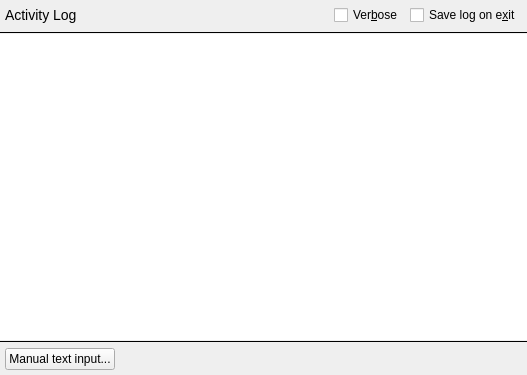
<?xml version="1.0" encoding="UTF-8"?>
<ui version="4.0">
 <class>LogsBase</class>
 <widget class="QWidget" name="LogsBase">
  <property name="geometry">
   <rect>
    <x>0</x>
    <y>0</y>
    <width>527</width>
    <height>375</height>
   </rect>
  </property>
  <layout class="QGridLayout">
   <property name="margin">
    <number>0</number>
   </property>
   <property name="spacing">
    <number>0</number>
   </property>
   <item row="0" column="0">
    <layout class="QGridLayout">
     <property name="margin">
      <number>5</number>
     </property>
     <item row="0" column="1">
      <spacer name="spacer14_2">
       <property name="orientation">
        <enum>Qt::Horizontal</enum>
       </property>
       <property name="sizeType">
        <enum>QSizePolicy::Expanding</enum>
       </property>
       <property name="sizeHint" stdset="0">
        <size>
         <width>66</width>
         <height>21</height>
        </size>
       </property>
      </spacer>
     </item>
     <item row="0" column="3">
      <widget class="QCheckBox" name="verboseLog">
       <property name="text">
        <string>Ver&amp;bose</string>
       </property>
       <property name="checked">
        <bool>false</bool>
       </property>
      </widget>
     </item>
     <item row="0" column="4">
      <widget class="QCheckBox" name="saveLog">
       <property name="text">
        <string>Save log on e&amp;xit</string>
       </property>
       <property name="checked">
        <bool>false</bool>
       </property>
      </widget>
     </item>
     <item row="0" column="0">
      <widget class="QLabel" name="textLabel1">
       <property name="minimumSize">
        <size>
         <width>200</width>
         <height>0</height>
        </size>
       </property>
       <property name="text">
        <string>&lt;font size=&quot;+1&quot;&gt;Activity Log&lt;/font&gt;</string>
       </property>
       <property name="alignment">
        <set>Qt::AlignVCenter</set>
       </property>
       <property name="wordWrap">
        <bool>false</bool>
       </property>
       <property name="margin">
        <number>0</number>
       </property>
      </widget>
     </item>
    </layout>
   </item>
   <item row="3" column="0">
    <widget class="Line" name="line1_2">
     <property name="frameShape">
      <enum>QFrame::HLine</enum>
     </property>
     <property name="frameShadow">
      <enum>QFrame::Plain</enum>
     </property>
     <property name="lineWidth">
      <number>1</number>
     </property>
    </widget>
   </item>
   <item row="4" column="0">
    <layout class="QGridLayout">
     <property name="margin">
      <number>5</number>
     </property>
     <item row="0" column="0">
      <widget class="QPushButton" name="pbEnter">
       <property name="text">
        <string>Manual text input...</string>
       </property>
       <property name="shortcut">
        <string/>
       </property>
      </widget>
     </item>
     <item row="0" column="1">
      <spacer name="spacer2">
       <property name="orientation">
        <enum>Qt::Horizontal</enum>
       </property>
       <property name="sizeType">
        <enum>QSizePolicy::Expanding</enum>
       </property>
       <property name="sizeHint" stdset="0">
        <size>
         <width>221</width>
         <height>21</height>
        </size>
       </property>
      </spacer>
     </item>
    </layout>
   </item>
   <item row="1" column="0">
    <widget class="Line" name="line1">
     <property name="frameShape">
      <enum>QFrame::HLine</enum>
     </property>
     <property name="frameShadow">
      <enum>QFrame::Plain</enum>
     </property>
     <property name="lineWidth">
      <number>1</number>
     </property>
    </widget>
   </item>
   <item row="2" column="0">
    <widget class="KTextBrowser" name="logBrowser">
     <property name="sizePolicy">
      <sizepolicy hsizetype="MinimumExpanding" vsizetype="MinimumExpanding">
       <horstretch>0</horstretch>
       <verstretch>0</verstretch>
      </sizepolicy>
     </property>
     <property name="frameShape">
      <enum>QFrame::NoFrame</enum>
     </property>
     <property name="margin" stdset="0">
      <number>0</number>
     </property>
    </widget>
   </item>
  </layout>
 </widget>
 <layoutdefault spacing="6" margin="11"/>
 <pixmapfunction>qPixmapFromMimeSource</pixmapfunction>
 <customwidgets>
  <customwidget>
   <class>KTextBrowser</class>
   <extends>QTextBrowser</extends>
   <header>ktextbrowser.h</header>
  </customwidget>
 </customwidgets>
 <includes>
  <include location="local">ktextbrowser.h</include>
 </includes>
 <resources/>
 <connections/>
</ui>
